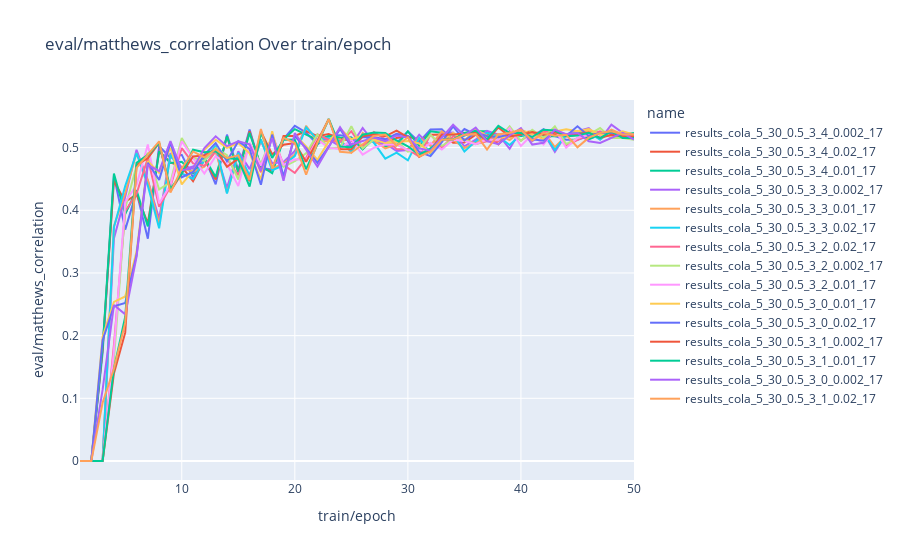

The notebook cell saved with this chart:
### Code cell
fetch_and_plot_wandb_runs(
    entity="mallahova",
    project="adalora_memory_to_double_memory_3_5",
    metric="eval/matthews_correlation",
    x_axis="train/epoch",
    interactive=True,
)
